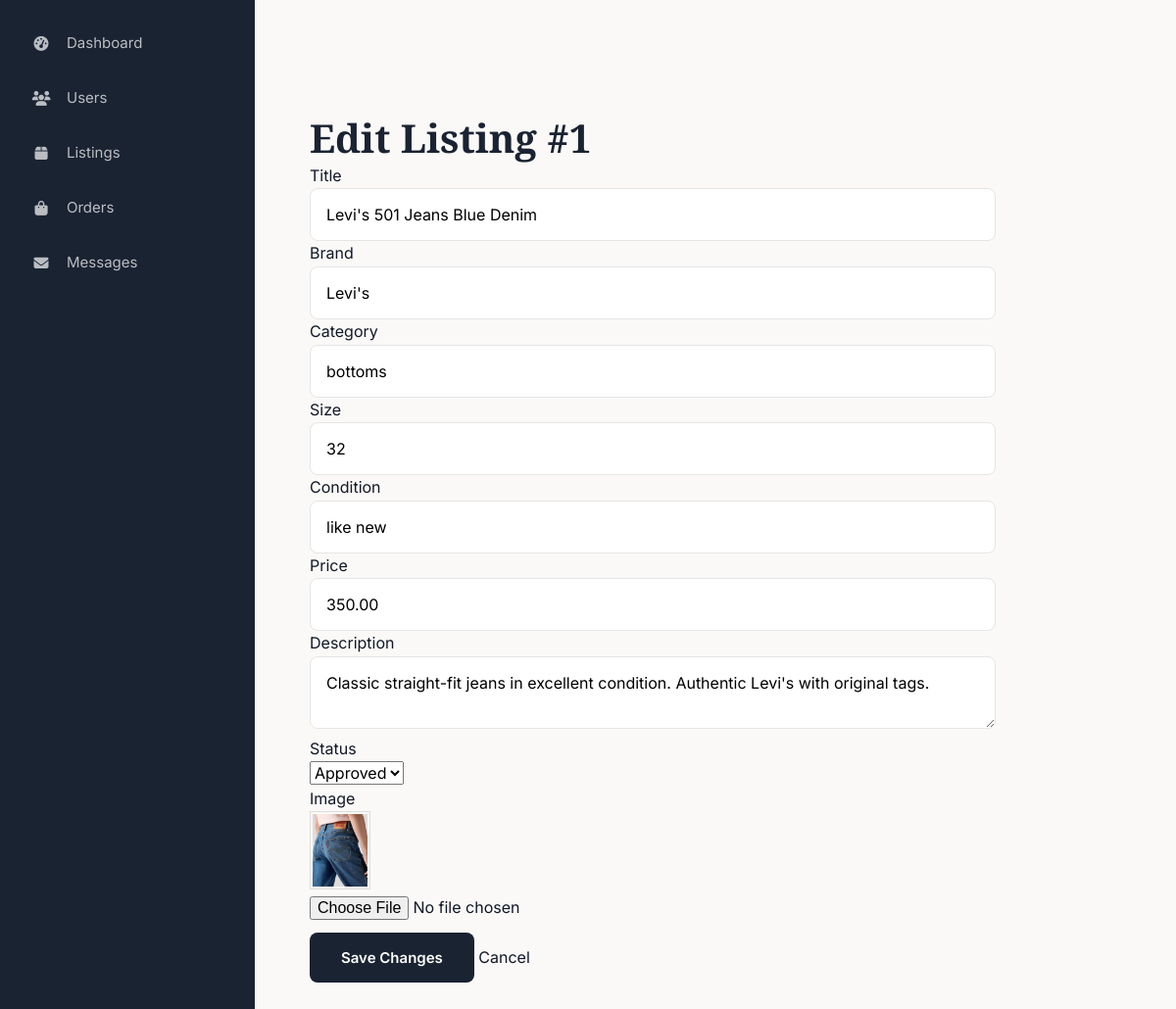
Page /admin/edit_listing.php?clothingID=1 (signed in) on the committed database.
### tables this page shows
CREATE TABLE tblClothes (
    clothingID INT AUTO_INCREMENT PRIMARY KEY,
    sellerID INT NOT NULL,
    title VARCHAR(150) NOT NULL,
    brand VARCHAR(100),
    category ENUM('tops','bottoms','dresses','outerwear','footwear','accessories','activewear') NOT NULL,
    size VARCHAR(20),
    itemCondition ENUM('like new','good','fair') NOT NULL,
    price DECIMAL(10,2) NOT NULL,
    description TEXT,
    imagePath VARCHAR(255) DEFAULT 'images/default-clothing.jpg',
    status ENUM('pending','approved','sold','rejected') DEFAULT 'pending',
    suggestedPrice DECIMAL(10,2),
    co2Saved DECIMAL(5,2) DEFAULT 3.00,
    waterSaved INT DEFAULT 2700,
    createdAt TIMESTAMP DEFAULT CURRENT_TIMESTAMP,
    FOREIGN KEY (sellerID) REFERENCES tblUser(userID) ON DELETE CASCADE
);

### includes/classes/Clothing.php (called while the page is built, shortened)
<?php
class Clothing {
    private $conn;
    public function __construct($conn) {
        $this->conn = $conn;
    }
    public function getByID($clothingID) {
        try {
            $stmt = $this->conn->prepare(
                "SELECT c.clothingID, c.sellerID, c.title, c.brand, c.category, c.size, c.itemCondition AS `condition`, c.price, c.description, c.imagePath, c.status, c.suggestedPrice, c.co2Saved, c.waterSaved, c.createdAt, u.fullName as sellerName, u.username as sellerUsername, u.profilePic as sellerPic
                 FROM tblClothes c
                 LEFT JOIN tblUser u ON c.sellerID = u.userID
                 WHERE c.clothingID = ?"
            );
            $stmt->bind_param("i", $clothingID);
            $stmt->execute();
            $result = $stmt->get_result();
            return $result->fetch_assoc();
        } catch (Exception $e) {
            return null;
        }
    }
}
?>

### includes/functions.php (called while the page is built, shortened)
<?php
function image_url($filename, $category = null) {
    $filename = trim($filename);
    $filename = str_replace('\\', '/', $filename);
    if (stripos($filename, 'images/') !== false || stripos($filename, 'image/') !== false) {
        $posImages = stripos($filename, 'images/');
        $posImage = stripos($filename, 'image/');
        $pos = ($posImages !== false) ? $posImages : $posImage;
        $sub = substr($filename, $pos);
        $sub = '/' . ltrim($sub, '/');
        $fsPath = __DIR__ . '/../' . ltrim($sub, '/');
        if (!file_exists($fsPath)) {
            $imagesDir = __DIR__ . '/../images/';
            if (is_dir($imagesDir)) {
                $requested = ltrim($sub, '/');
                $requestedName = pathinfo($requested, PATHINFO_FILENAME);
                $requestedNorm = preg_replace('/[^a-z0-9]/i', '', strtolower($requestedName));
                foreach (scandir($imagesDir) as $f) {
                    if ($f === '.' || $f === '..') continue;
                    $candName = pathinfo($f, PATHINFO_FILENAME);
                    $candNorm = preg_replace('/[^a-z0-9]/i', '', strtolower($candName));
                    if ($candNorm !== '' && (strpos($candNorm, $requestedNorm) !== false || strpos($requestedNorm, $candNorm) !== false)) return '/pastimes/images/' . rawurlencode($f);
                    $dist = levenshtein($candNorm, $requestedNorm);
                    $threshold = max(2, (int)round(strlen($requestedNorm) * 0.15));
                }
            }
            return '/pastimes/images/placeholder-generic.svg';
        }
        return '/pastimes' . $sub;
    }
    $web = '/pastimes/images/' . ltrim($filename, '/');
    return $web;
}
?>

### admin/edit_listing.php (the view, shortened to what this page needs)
<?php
require_once __DIR__ . '/../includes/DBConn.php';
require_once __DIR__ . '/../includes/functions.php';
require_once __DIR__ . '/../includes/classes/Clothing.php';
$cl = new Clothing($conn);
$id = isset($_GET['clothingID']) ? intval($_GET['clothingID']) : 0;
$item = $cl->getByID($id);
include 'includes/admin-header.php';
?>
<div style="padding:1.5rem;">
    <h1>Edit Listing #<?php echo $item['clothingID']; ?></h1>
    <form method="post" enctype="multipart/form-data" style="max-width:700px;">
        <div><label>Title<br><input name="title" required class="form-input" value="<?php echo htmlspecialchars($item['title']); ?>"></label></div>
        <div><label>Brand<br><input name="brand" class="form-input" value="<?php echo htmlspecialchars($item['brand']); ?>"></label></div>
        <div><label>Category<br><input name="category" class="form-input" value="<?php echo htmlspecialchars($item['category']); ?>"></label></div>
        <div><label>Size<br><input name="size" class="form-input" value="<?php echo htmlspecialchars($item['size']); ?>"></label></div>
        <div><label>Condition<br><input name="condition" class="form-input" value="<?php echo htmlspecialchars($item['condition']); ?>"></label></div>
        <div><label>Price<br><input name="price" type="number" step="0.01" required class="form-input" value="<?php echo htmlspecialchars($item['price']); ?>"></label></div>
        <div><label>Description<br><textarea name="description" class="form-input"><?php echo htmlspecialchars($item['description']); ?></textarea></label></div>
        <div><label>Status<br><select name="status"><option value="approved" <?php echo $item['status']=='approved'?'selected':''; ?>>Approved</option></select></label></div>
        <div><label>Image<br><?php if (!empty($item['imagePath'])): ?><img src="<?php echo image_url($item['imagePath']); ?>" alt="" style="height:80px; object-fit:cover; border:1px solid #ddd; padding:2px; display:block; margin-bottom:6px;" /><?php endif; ?><input type="file" name="image" accept="image/*"></label></div>
        <div style="margin-top:12px;"><button class="btn btn-primary" type="submit">Save Changes</button> <a href="listings.php">Cancel</a></div>
    </form>
</div>
<?php include 'includes/admin-footer.php'; ?>

### css/style.css (style rules this page uses)
:root { --primary-dark: #1a2332; --primary-blue: #2c3e50; --accent-orange: #f5a623; --accent-teal: #00897b; --white: #ffffff; --off-white: #faf9f7; --cream: #f5f3ef; --light-gray: #e5e5e5; --medium-gray: #9ca3af; --dark-gray: #4b5563; --charcoal: #374151; --black: #111827; --success: #10b981; --success-light: #d1fae5; --warning: #f59e0b; --warning-light: #fef3c7; --error: #ef4444; --error-light: #fee2e2; --info: #3b82f6; --info-light: #dbeafe; --font-heading: 'Playfair Display', Georgia, serif; --font-body: 'Inter', -apple-system, BlinkMacSystemFont, sans-serif; --spacing-xs: 0.25rem; --spacing-sm: 0.5rem; --spacing-md: 1rem; --spacing-lg: 1.5rem; --spacing-xl: 2rem; --spacing-2xl: 3rem; --spacing-3xl: 4rem; --radius-sm: 4px; --radius-md: 8px; --radius-lg: 12px; --radius-xl: 16px; --radius-full: 9999px; --shadow-sm: 0 1px 2px rgba(0, 0, 0, 0.05); --shadow-md: 0 4px 6px -1px rgba(0, 0, 0, 0.1); --shadow-lg: 0 10px 15px -3px rgba(0, 0, 0, 0.1); --shadow-xl: 0 20px 25px -5px rgba(0, 0, 0, 0.1); --shadow-hover: 0 12px 40px rgba(0, 0, 0, 0.15); --transition-fast: 0.15s ease; --transition-base: 0.2s ease; --transition-slow: 0.3s ease; --z-dropdown: 100; --z-sticky: 200; --z-fixed: 300; --z-modal-backdrop: 400; --z-modal: 500; --z-toast: 600; }
*, *::before, *::after { box-sizing: border-box; margin: 0; padding: 0; }
html { scroll-behavior: smooth; -webkit-font-smoothing: antialiased; -moz-osx-font-smoothing: grayscale; }
body { font-family: var(--font-body); font-size: 16px; line-height: 1.6; color: var(--black); background-color: var(--off-white); min-height: 100vh; display: flex; flex-direction: column; }
img { max-width: 100%; height: auto; display: block; }
a { text-decoration: none; color: inherit; transition: color var(--transition-base); }
button { font-family: inherit; cursor: pointer; border: none; background: none; }
input, textarea, select { font-family: inherit; font-size: inherit; }
h1, h2, h3, h4, h5, h6 { font-family: var(--font-heading); font-weight: 600; line-height: 1.3; color: var(--primary-dark); }
h1 { font-size: 2.5rem; }
.btn { display: inline-flex; align-items: center; justify-content: center; gap: var(--spacing-sm); padding: var(--spacing-md) var(--spacing-xl); font-size: 0.9375rem; font-weight: 600; border-radius: var(--radius-md); transition: all var(--transition-base); cursor: pointer; border: none; }
.btn-primary { background-color: var(--primary-dark); color: var(--white); }
.form-input, .form-select, .form-textarea { width: 100%; padding: var(--spacing-md); font-size: 1rem; border: 1px solid var(--light-gray); border-radius: var(--radius-md); background-color: var(--white); transition: all var(--transition-base); }

### rows in the picture
tblclothes: clothingID "1", title "Levi's 501 Jeans Blue Denim", brand "Levi's", category "bottoms", size "32", condition "like new", price "350.00", description "Classic straight-fit jeans in excellent condition. Authentic Levi's with original tags.", status "Approved"
